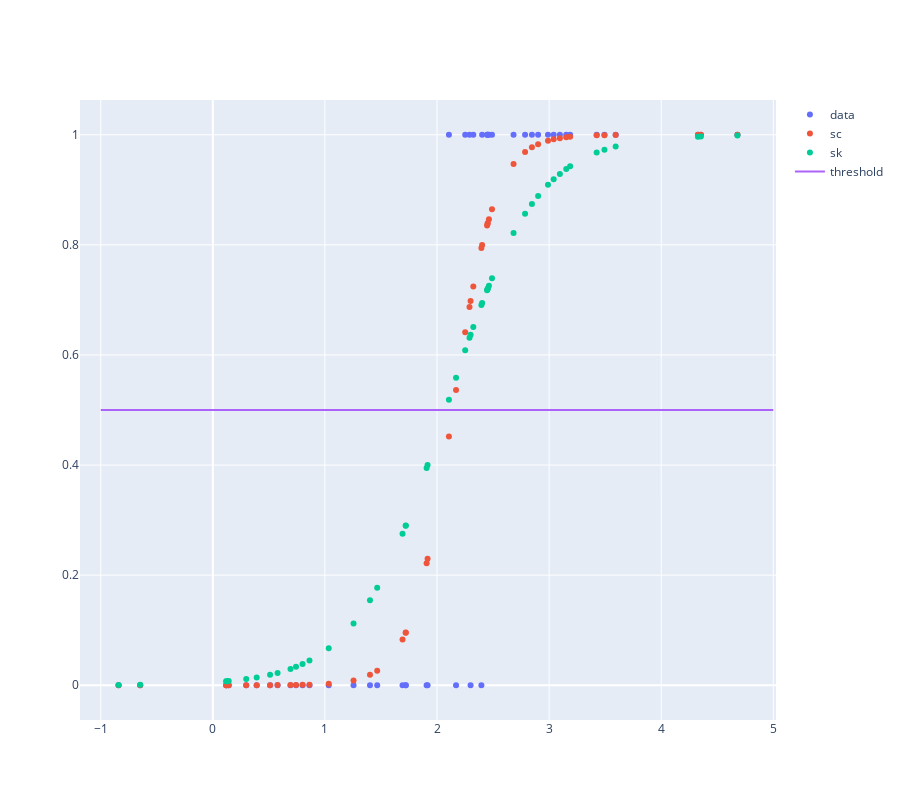

The notebook cell this image was saved under:
### Code cell
import plotly.graph_objects as go


fig = go.Figure(layout=dict(height=800))
#datos
fig.add_trace(go.Scatter(x=x[:,0], y=y,mode='markers',name='data'))

#ajuste con nuestra clase
fig.add_trace(go.Scatter(x=x[:,0], y=model.predict_prob(x),mode='markers',name='sc'))

#ajuste con sklearn
fig.add_trace(go.Scatter(x=x[:,0], y=lrsk.predict_proba(x)[:,1],mode='markers',name='sk'))

# referencia del threshold para la clasficacion
fig.add_trace(go.Scatter(x=[-1,5],y=[0.5,0.5],mode='lines',name='threshold'))
fig.show()
